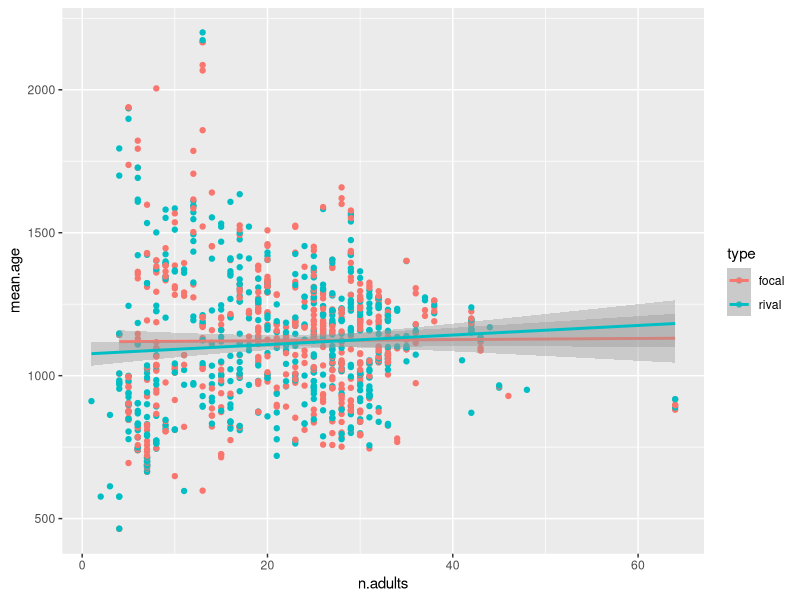
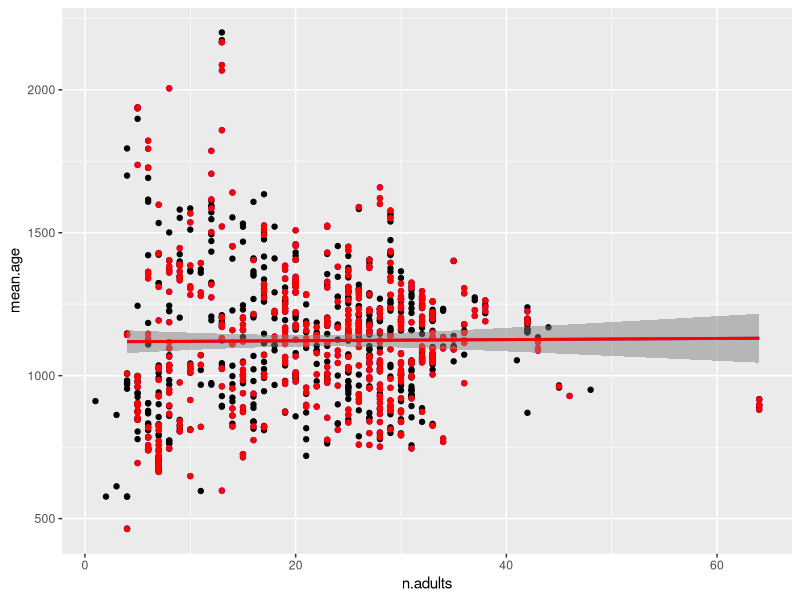

The R script that drew these images, in order:
#basic R and tidyverse indexing etc....
#created PAG 11 Jan 2021

#load tidyverse
#install.packages("tidyverse")
library(tidyverse)

#set working directory to wherever you have your data
setwd("C:/Users/Patrick/Dropbox (Personal)/Work/Classes and Teaching/UCSB_R_Seminar/EEMB-R-Workshop-tidyr-dplyr/")
basic.mongooses <- read.csv("mongooses.csv")
mongooses <- as_tibble(read.csv("mongooses.csv"))

#check out how R views these differently
basic.mongooses
mongooses  

str(basic.mongooses)
str(mongooses)
str(as.data.frame(mongooses))#important for some functions like nlme that don't recognize tibbles

#what kind of stuff do we want to do w/ datasets?

#indexing--finding specific rows & columns
#find first row, fifth column
basic.mongooses[1,5]
#find all data in 47th row
basic.mongooses[47,]
#find all data in "n_adults" column
basic.mongooses[,5] #using indexing
basic.mongooses$n.adults #using $ operator
#subsetting
#find all rows where n_adults > 10
basic.mongooses[basic.mongooses$n.adults>10,]
#find only the focal groups with n_adults>10 and mean_age>500
basic.mongooses$focal[basic.mongooses$n.adults>10 & basic.mongooses$mean.age>1500]

#how do we do similar stuff in tidyr?
#piping!
#finding specific rows and columns using filter and select
#try finding rows where n_adults > 10
mongooses%>%filter(n.adults>10) #how is this different from line 33 above?
#find only the focal groups with n_adults>10 and n_males>5
mongooses%>%filter(n.adults>10, mean.age>1500)%>%select(focal) #WOO THAT IS EASIER than line 35

#let's compare focal groups to rival groups
#load the rival group data
rival.mongooses <- as_tibble(read.csv("rival.mongooses.csv"))
#inspect datasets
rival.mongooses
mongooses
#how do we differentiate focal from rival data? rename some variables
names(rival.mongooses)[5:6] <- c("n.rival.adults", "mean.rival.age")

#how do we combine the datasets?
#basic R
merge(mongooses, rival.mongooses, by = c("igi.event", "focal", "rival", "daten"))
#tidyr
left_join(mongooses, rival.mongooses, by = c("igi.event", "focal", "rival", "daten"))
#make sure you assign this to a new dataframe!
new.mongooses <- left_join(mongooses, rival.mongooses, by = c("igi.event", "focal", "rival", "daten"))

#a better way to organize data? tidy data
#as "long" as possible--each observation in its own row
mongooses$type <- "focal"
rival.mongooses$type <- "rival"
names(rival.mongooses)[5:6] <- c("n.adults", "mean.age")

tidy.mongooses <- bind_rows(mongooses, rival.mongooses)%>%arrange(igi.event)

#plotting is easier using tidy data
ggplot(data = tidy.mongooses, aes(x = n.adults, y = mean.age, col = type))+
  geom_point()+
  geom_smooth(method="lm")

#how would we plot with untidy data?
ggplot(data = new.mongooses, aes(x=n.adults, y = mean.age))+
  geom_point(col = "blue")+
  geom_smooth(method = "lm", col = "blue")+
  geom_point(aes(x=n.rival.adults, y = mean.rival.age))+
  geom_point(col = "red")+
  geom_smooth(method = "lm", col = "red")
#...it doesn't work very well

#we can also make new variables using tidy data
#what about relative n.adults = focal - rival
#I think this is not the easiest/best way, but it works for me
tidy.mongooses%>%group_by(igi.event, daten, focal, rival)%>%summarise(rel.n.adults = n.adults[type=="focal"]-n.adults[type=="rival"])

#(we can also do this using untidy data)
new.mongooses%>%mutate(rel.n.adults = n.adults - n.rival.adults)

#how do we summarise data? 
#for example, what's the highest mean age value for each focal group?
#base R
aggregate(x = new.mongooses$mean.age, by = list(new.mongooses$focal), FUN=max)
#tidyR
tidy.mongooses%>%filter(type=="focal")%>%group_by(focal)%>%summarise(oldest.mean.age = max(mean.age))